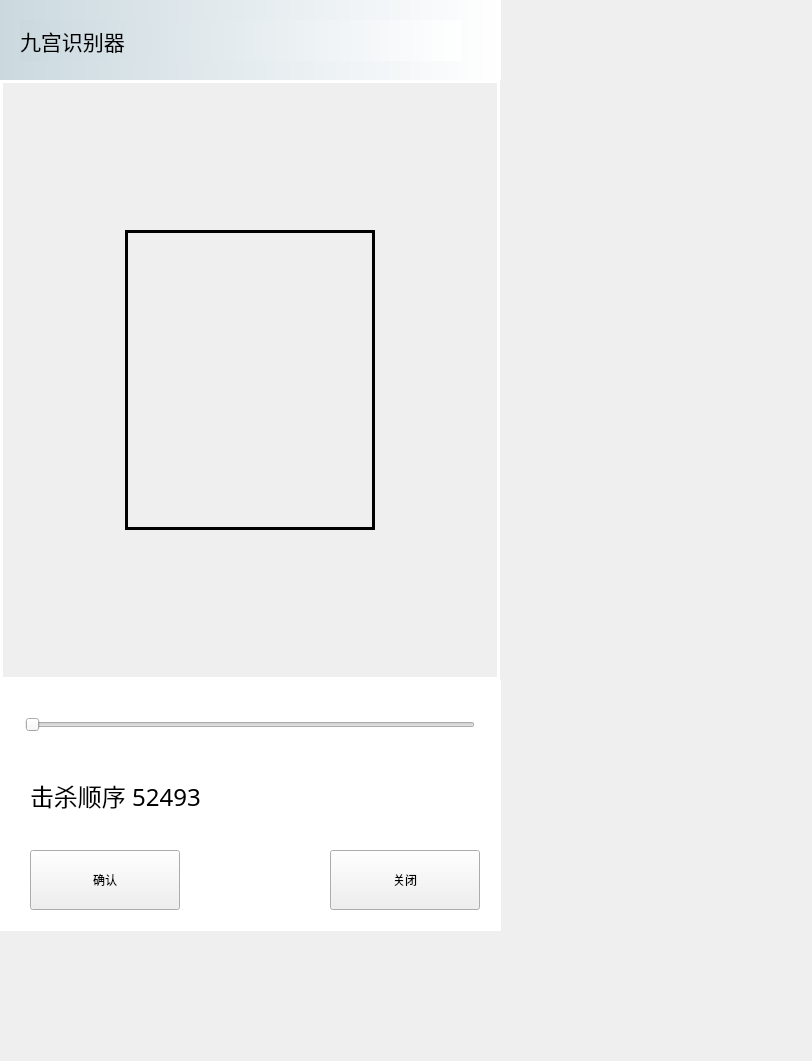
<?xml version="1.0" encoding="UTF-8"?>
<ui version="4.0">
 <class>MainWindow</class>
 <widget class="QMainWindow" name="MainWindow">
  <property name="geometry">
   <rect>
    <x>0</x>
    <y>0</y>
    <width>812</width>
    <height>1061</height>
   </rect>
  </property>
  <property name="windowTitle">
   <string>MainWindow</string>
  </property>
  <property name="styleSheet">
   <string notr="true">.QFrame#frame_4{
background-color:rgba(255,255,255,1);
}</string>
  </property>
  <widget class="QWidget" name="centralwidget">
   <widget class="QFrame" name="frame">
    <property name="geometry">
     <rect>
      <x>0</x>
      <y>0</y>
      <width>501</width>
      <height>80</height>
     </rect>
    </property>
    <property name="styleSheet">
     <string notr="true">.QFrame#frame{
background-color: qlineargradient(spread:pad, x1:0, y1:0, x2:1, y2:0, stop:0 rgba(203,217,223, 255), stop:1 rgba(255, 255, 255, 255));
border:0px solid red;
}</string>
    </property>
    <property name="frameShape">
     <enum>QFrame::StyledPanel</enum>
    </property>
    <property name="frameShadow">
     <enum>QFrame::Raised</enum>
    </property>
    <widget class="QLabel" name="label_2">
     <property name="geometry">
      <rect>
       <x>20</x>
       <y>20</y>
       <width>441</width>
       <height>41</height>
      </rect>
     </property>
     <property name="font">
      <font>
       <family>微软雅黑</family>
       <pointsize>16</pointsize>
      </font>
     </property>
     <property name="styleSheet">
      <string notr="true">.QLabel#label_2{
background-color: qlineargradient(spread:pad, x1:0, y1:0, x2:1, y2:0, stop:0 rgba(203,217,223, 255), stop:1 rgba(255, 255, 255, 255));
border:0px solid red;
border-radius:30px
}</string>
     </property>
     <property name="text">
      <string>九宫识别器</string>
     </property>
    </widget>
   </widget>
   <widget class="QFrame" name="frame_3">
    <property name="geometry">
     <rect>
      <x>0</x>
      <y>680</y>
      <width>501</width>
      <height>251</height>
     </rect>
    </property>
    <property name="styleSheet">
     <string notr="true">.QFrame#frame_3{
background-color:rgba(255,255,255,1);
border:0px solid red;
}</string>
    </property>
    <property name="frameShape">
     <enum>QFrame::StyledPanel</enum>
    </property>
    <property name="frameShadow">
     <enum>QFrame::Raised</enum>
    </property>
    <widget class="QPushButton" name="Button1">
     <property name="geometry">
      <rect>
       <x>30</x>
       <y>170</y>
       <width>150</width>
       <height>60</height>
      </rect>
     </property>
     <property name="text">
      <string>确认</string>
     </property>
    </widget>
    <widget class="QPushButton" name="Button2">
     <property name="geometry">
      <rect>
       <x>330</x>
       <y>170</y>
       <width>150</width>
       <height>60</height>
      </rect>
     </property>
     <property name="text">
      <string>关闭</string>
     </property>
    </widget>
    <widget class="QLabel" name="label">
     <property name="geometry">
      <rect>
       <x>30</x>
       <y>80</y>
       <width>441</width>
       <height>71</height>
      </rect>
     </property>
     <property name="font">
      <font>
       <family>Algerian</family>
       <pointsize>18</pointsize>
      </font>
     </property>
     <property name="text">
      <string>击杀顺序 52493</string>
     </property>
    </widget>
    <widget class="QSlider" name="horizontalSlider">
     <property name="geometry">
      <rect>
       <x>25</x>
       <y>30</y>
       <width>450</width>
       <height>30</height>
      </rect>
     </property>
     <property name="orientation">
      <enum>Qt::Horizontal</enum>
     </property>
    </widget>
   </widget>
   <widget class="QFrame" name="frame_2">
    <property name="geometry">
     <rect>
      <x>0</x>
      <y>80</y>
      <width>500</width>
      <height>600</height>
     </rect>
    </property>
    <property name="styleSheet">
     <string notr="true">.QFrame#frame_2{
background-color:rgba(0,0,0,0);
border:3px solid white;
}</string>
    </property>
    <property name="frameShape">
     <enum>QFrame::StyledPanel</enum>
    </property>
    <property name="frameShadow">
     <enum>QFrame::Raised</enum>
    </property>
    <widget class="QFrame" name="frame_5">
     <property name="geometry">
      <rect>
       <x>125</x>
       <y>150</y>
       <width>250</width>
       <height>300</height>
      </rect>
     </property>
     <property name="styleSheet">
      <string notr="true">.QFrame#frame_5{
background-color:rgba(0,0,0,0);
border:3px solid black;
}</string>
     </property>
     <property name="frameShape">
      <enum>QFrame::StyledPanel</enum>
     </property>
     <property name="frameShadow">
      <enum>QFrame::Raised</enum>
     </property>
    </widget>
   </widget>
  </widget>
  <widget class="QMenuBar" name="menubar">
   <property name="geometry">
    <rect>
     <x>0</x>
     <y>0</y>
     <width>812</width>
     <height>24</height>
    </rect>
   </property>
  </widget>
 </widget>
 <resources/>
 <connections/>
</ui>
